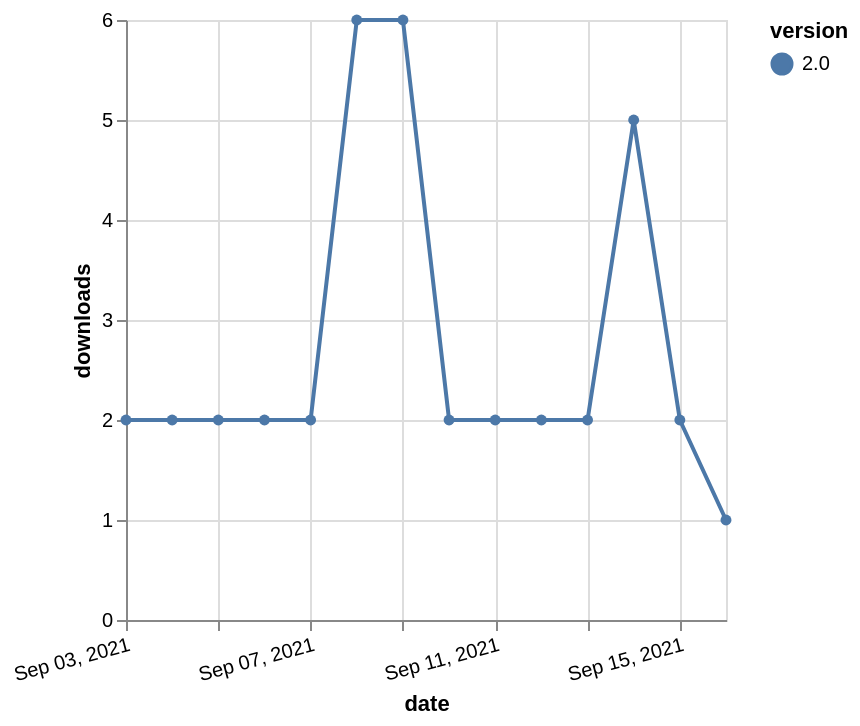

Specify this chart in Vega-Lite:
### Vega-Lite specification from a JSON file in a GitHub repository (floating-point values rounded to 4 significant figures)
{"$schema": "https://vega.github.io/schema/vega-lite/v5.json", "description": "A simple bar chart with embedded data.", "data": {"values": [{"date": "2021-09-03", "total": 1309, "delta": 2, "version": "2.0"}, {"date": "2021-09-04", "total": 1311, "delta": 2, "version": "2.0"}, {"date": "2021-09-05", "total": 1313, "delta": 2, "version": "2.0"}, {"date": "2021-09-06", "total": 1315, "delta": 2, "version": "2.0"}, {"date": "2021-09-07", "total": 1317, "delta": 2, "version": "2.0"}, {"date": "2021-09-08", "total": 1323, "delta": 6, "version": "2.0"}, {"date": "2021-09-09", "total": 1329, "delta": 6, "version": "2.0"}, {"date": "2021-09-10", "total": 1331, "delta": 2, "version": "2.0"}, {"date": "2021-09-11", "total": 1333, "delta": 2, "version": "2.0"}, {"date": "2021-09-12", "total": 1335, "delta": 2, "version": "2.0"}, {"date": "2021-09-13", "total": 1337, "delta": 2, "version": "2.0"}, {"date": "2021-09-14", "total": 1342, "delta": 5, "version": "2.0"}, {"date": "2021-09-15", "total": 1344, "delta": 2, "version": "2.0"}, {"date": "2021-09-16", "total": 1345, "delta": 1, "version": "2.0"}]}, "width": "container", "mark": {"type": "line", "point": {"filled": true}}, "encoding": {"x": {"field": "date", "type": "temporal", "timeUnit": "yearmonthdate", "title": "date", "axis": {"labelAngle": -15}}, "y": {"field": "delta", "type": "quantitative", "title": "downloads"}, "color": {"field": "version", "type": "nominal"}, "tooltip": {"field": "delta"}}}
